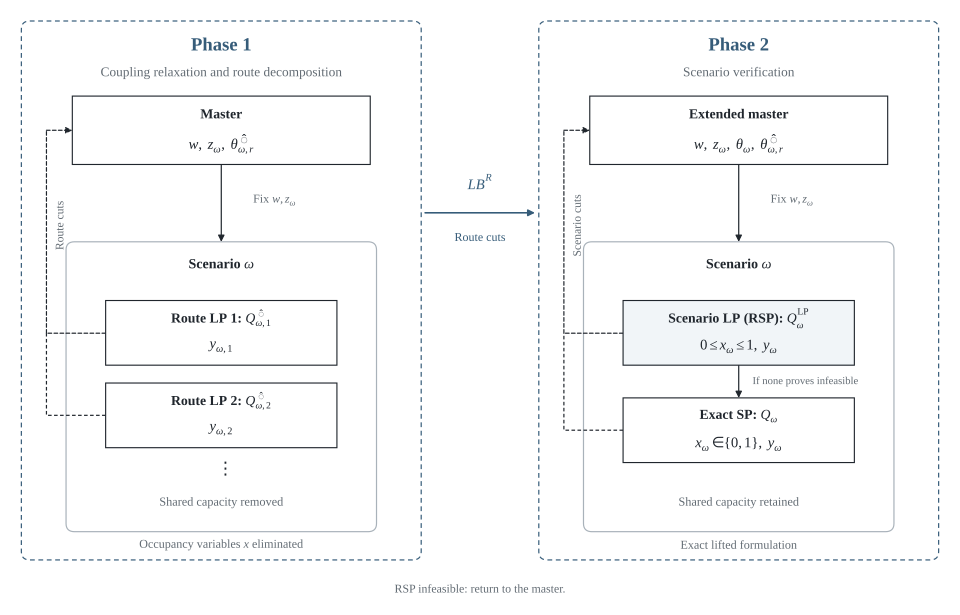

Reproduce this figure in Python.
"""Generate the two-phase solution framework for Chapter 4."""

from pathlib import Path

import matplotlib

matplotlib.use("Agg")
import matplotlib.pyplot as plt
from matplotlib.patches import FancyArrowPatch, FancyBboxPatch, Rectangle


plt.rcParams.update({
    "font.family": "Times New Roman",
    "mathtext.fontset": "custom",
    "mathtext.rm": "Times New Roman",
    "mathtext.it": "Times New Roman:italic",
    "mathtext.bf": "Times New Roman:bold",
    "mathtext.cal": "cmsy10",
    "mathtext.fallback": "stix",
    "svg.fonttype": "none",
    "font.size": 10,
})

INK = "#20262D"
BLUE = "#365C79"
GRAY = "#626B73"
BORDER = "#A9B2BA"

fig, ax = plt.subplots(figsize=(10, 6.4))
ax.set_xlim(0, 12)
ax.set_ylim(0, 8.1)
ax.axis("off")


def label(x, y, text, size=10, color=INK, weight="normal", **kwargs):
    return ax.text(x, y, text, ha="center", va="center", fontsize=size,
                   color=color, fontweight=weight, **kwargs)


def frame(x, y, width, height, fill="white", edge=BORDER, dashed=False):
    patch = FancyBboxPatch(
        (x, y), width, height, boxstyle="round,pad=0,rounding_size=0.11",
        linewidth=0.9, edgecolor=edge, facecolor=fill,
        linestyle=(0, (4, 3)) if dashed else "solid", zorder=1,
    )
    ax.add_patch(patch)
    return patch


def node(cx, y, title, formula, width=3.5, height=0.9, highlighted=False):
    x = cx - width / 2
    ax.add_patch(Rectangle((x, y), width, height,
                          linewidth=0.85, edgecolor=INK,
                          facecolor="#F1F5F8" if highlighted else "white", zorder=3))
    label(cx, y + height * 0.72, title, size=10.3, weight="bold", zorder=4)
    label(cx, y + height * 0.28, formula, size=11, zorder=4)


def arrow(points, dashed=False, color=INK, width=0.9):
    for index, (start, end) in enumerate(zip(points, points[1:])):
        ax.add_patch(FancyArrowPatch(
            start, end, arrowstyle="-|>" if index == len(points) - 2 else "-",
            mutation_scale=10, linewidth=width, color=color,
            linestyle=(0, (3, 2)) if dashed else "solid",
            shrinkA=0, shrinkB=0, zorder=2,
        ))


# Equal phase widths and aligned master/scenario levels.
for left, cx, phase, subtitle, master_variables in [
    (0.15, 2.7, "Phase 1", "Coupling relaxation and route decomposition",
     r"$w,\ z_\omega,\ \widehat{\theta}_{\omega,r}$"),
    (6.75, 9.3, "Phase 2", "Scenario verification",
     r"$w,\ z_\omega,\ \theta_\omega,\ \widehat{\theta}_{\omega,r}$"),
]:
    frame(left, 0.65, 5.1, 7.25, edge=BLUE, dashed=True)
    label(cx, 7.56, phase, size=14, color=BLUE, weight="bold")
    label(cx, 7.20, subtitle, size=10, color=GRAY)
    master_title = "Master" if phase == "Phase 1" else "Extended master"
    node(cx, 5.97, master_title, master_variables, width=3.8, height=0.92)
    arrow([(cx, 5.97), (cx, 4.93)])
    label(cx + 0.68, 5.48, r"Fix $w,z_\omega$", size=9, color=GRAY)
    frame(cx - 1.98, 1.03, 3.96, 3.90)
    label(cx, 4.60, r"Scenario $\omega$", size=10.5, weight="bold")

# Phase 1: compact route blocks, with the route index visible in y.
node(2.7, 3.27, r"Route LP 1: $\widehat{Q}_{\omega,1}$", r"$y_{\omega,1}$", width=2.95, height=0.87)
node(2.7, 2.16, r"Route LP 2: $\widehat{Q}_{\omega,2}$", r"$y_{\omega,2}$", width=2.95, height=0.87)
label(2.7, 1.86, r"$\vdots$", size=13)
label(2.7, 1.42, "Shared capacity removed", size=9.2, color=GRAY)
label(2.7, 0.84, r"Occupancy variables $x$ eliminated", size=9.1, color=GRAY)
arrow([(1.225, 3.70), (0.47, 3.70), (0.47, 6.43), (0.80, 6.43)], dashed=True)
ax.plot([1.225, 0.47, 0.47], [2.595, 2.595, 3.70],
        color=INK, linewidth=0.9, linestyle=(0, (3, 2)), zorder=2)
label(0.65, 5.15, "Route cuts", size=8.7, color=GRAY, rotation=90)

# Phase 2: the LP relaxation and exact evaluation belong to the same scenario.
node(9.3, 3.27, r"Scenario LP (RSP): $Q_\omega^{\mathrm{LP}}$", r"$0\leq x_\omega\leq1,\ y_\omega$",
     width=2.95, height=0.87, highlighted=True)
node(9.3, 1.96, r"Exact SP: $Q_\omega$", r"$x_\omega\in\{0,1\},\ y_\omega$",
     width=2.95, height=0.87)
arrow([(9.3, 3.27), (9.3, 2.83)])
label(10.15, 3.05, "If none proves infeasible", size=8.0, color=GRAY)
label(9.3, 1.42, "Shared capacity retained", size=9.2, color=GRAY)
label(9.3, 0.84, "Exact lifted formulation", size=9.1, color=GRAY)
arrow([(7.825, 3.70), (7.07, 3.70), (7.07, 6.43), (7.40, 6.43)], dashed=True)
ax.plot([7.825, 7.07, 7.07], [2.395, 2.395, 3.70],
        color=INK, linewidth=0.9, linestyle=(0, (3, 2)), zorder=2)
label(7.25, 5.15, "Scenario cuts", size=8.7, color=GRAY, rotation=90)

# Information carried between phases.
arrow([(5.30, 5.32), (6.70, 5.32)], color=BLUE, width=1.2)
label(6.0, 5.69, r"$LB^R$", size=11, color=BLUE)
label(6.0, 4.98, "Route cuts", size=9.0, color=BLUE)

label(6.0, 0.25, "RSP infeasible: return to the master.",
      size=8.9, color=GRAY)

fig.subplots_adjust(left=0.01, right=0.99, bottom=0.01, top=0.99)
out = Path(__file__).with_name("two_phase_framework")
fig.savefig(out.with_suffix(".pdf"), facecolor="white")
fig.savefig(out.with_suffix(".svg"), facecolor="white")
fig.savefig(out.with_suffix(".png"), dpi=190, facecolor="white")
print(out.with_suffix(".png"))
